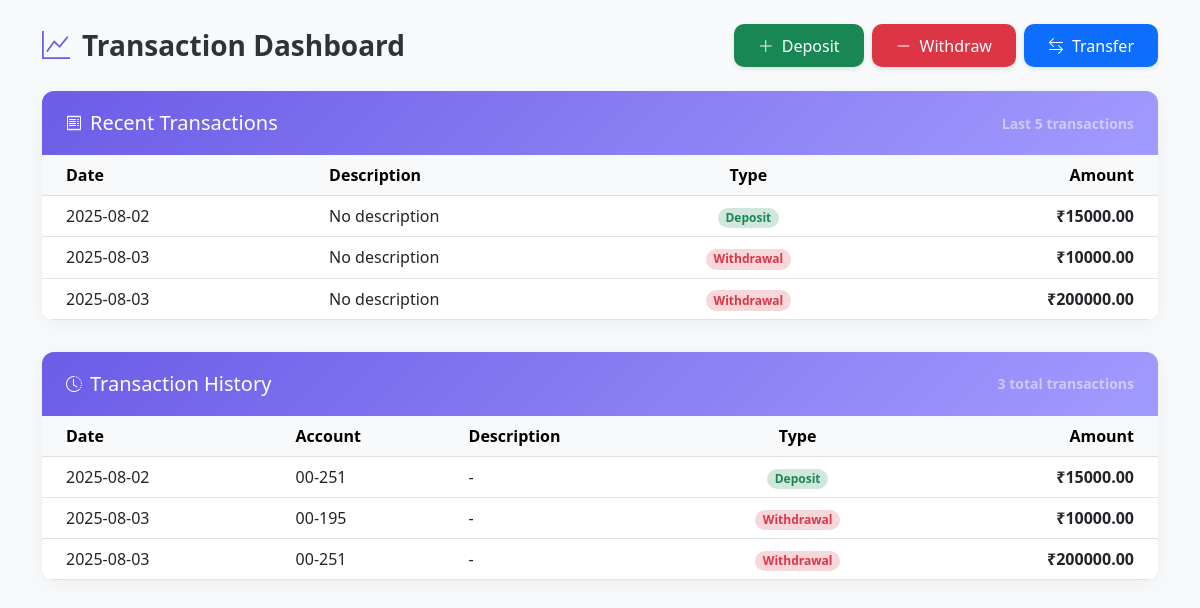
Page /transactions on the committed database.
### tables this page shows
CREATE TABLE transactions (
                    id INTEGER PRIMARY KEY AUTOINCREMENT,
                    account_id INTEGER NOT NULL,
                    transaction_type TEXT NOT NULL,  -- deposit, withdrawal, emi_payment, transfer
                    amount REAL NOT NULL,
                    description TEXT,
                    note TEXT,
                    timestamp DATETIME DEFAULT CURRENT_TIMESTAMP, created_at TEXT DEFAULT (datetime('now', 'localtime')),
                    FOREIGN KEY (account_id) REFERENCES accounts(id)
                );

CREATE TABLE accounts (
                    id INTEGER PRIMARY KEY AUTOINCREMENT,
                    account_number TEXT UNIQUE,
                    full_name TEXT NOT NULL,
                    father_name TEXT NOT NULL,
                    phone TEXT NOT NULL CHECK(length(phone) = 10),
                    dob TEXT NOT NULL CHECK(dob LIKE '____-__-__'),
                    address TEXT NOT NULL,
                    account_type TEXT NOT NULL,
                    balance REAL NOT NULL DEFAULT 0,
                    share_fee REAL NOT NULL DEFAULT 0,
                    admin_fee REAL NOT NULL DEFAULT 50,
                    total_shares REAL NOT NULL DEFAULT 100,
                    school_name TEXT NOT NULL,
                    status TEXT DEFAULT 'active',
                    timestamp DATETIME DEFAULT CURRENT_TIMESTAMP
                , file_charge_fee REAL DEFAULT 0);

### app.py (the view)
@app.route('/transactions')
def transactions():
    conn = get_db_connection()
    accounts = conn.execute("SELECT id, account_number, full_name AS customer_name, balance FROM accounts").fetchall()
    txns = conn.execute("""
        SELECT t.*, a.account_number
        FROM transactions t
        JOIN accounts a ON a.id = t.account_id
        ORDER BY t.timestamp DESC LIMIT 20
    """).fetchall()
    conn.close()
    return render_template("transaction.html", accounts=accounts, transactions=txns)

### app.py (called while the page is built)
def get_db_connection():
    conn = sqlite3.connect('db/bank.db')
    conn.row_factory = sqlite3.Row
    return conn

@app.after_request
def add_no_cache_headers(response):
    response.headers["Cache-Control"] = "no-store, no-cache, must-revalidate, post-check=0, pre-check=0, max-age=0"
    response.headers["Pragma"] = "no-cache"
    response.headers["Expires"] = "-1"
    return response

### templates/transaction.html (shortened to what this page needs)
<!DOCTYPE html>
<html lang="en">
<head>
  <link href="https://cdn.jsdelivr.net/npm/bootstrap@5.3.0/dist/css/bootstrap.min.css" rel="stylesheet">
  <link rel="stylesheet" href="https://cdn.jsdelivr.net/npm/bootstrap-icons@1.11.1/font/bootstrap-icons.css">
</head>
<body class="bg-light">
  <div class="container py-4">
    <div class="d-flex flex-column flex-md-row justify-content-between align-items-md-center mb-4 gap-3">
      <h1 class="dashboard-title m-0">
        <i class="bi bi-graph-up" style="color: var(--primary);"></i> Transaction Dashboard
      </h1>
      <div class="d-flex flex-wrap gap-2 action-buttons">
        <button class="btn btn-success action-btn" data-bs-toggle="modal" data-bs-target="#depositModal">
          <i class="bi bi-plus-lg"></i> Deposit
        </button>
        <button class="btn btn-danger action-btn" data-bs-toggle="modal" data-bs-target="#withdrawModal">
          <i class="bi bi-dash-lg"></i> Withdraw
        </button>
        <button class="btn btn-primary action-btn" data-bs-toggle="modal" data-bs-target="#transferModal">
          <i class="bi bi-arrow-left-right"></i> Transfer
        </button>
      </div>
    </div>
    <div class="card dashboard-card">
      <div class="card-header d-flex justify-content-between align-items-center">
        <div class="d-flex align-items-center">
          <i class="bi bi-receipt me-2"></i>
          <h5 class="mb-0">Recent Transactions</h5>
        </div>
        <small class="text-white-50">Last 5 transactions</small>
      </div>
      <div class="card-body p-0">
        <div class="table-responsive">
          <table class="table table-hover mb-0">
            <thead class="table-light">
              <tr>
                <th class="ps-4">Date</th>
                <th>Description</th>
                <th class="text-center">Type</th>
                <th class="text-end pe-4">Amount</th>
              </tr>
            </thead>
            <tbody>
              {% if transactions %}
                {% for txn in transactions[-5:]|reverse %}
                <tr>
                  <td class="ps-4">
                    {% if txn.timestamp is string %}
                      {{ txn.timestamp.split()[0] }}
                    {% else %}
                      {{ txn.timestamp.strftime('%d %b %Y') }}
                    {% endif %}
                  </td>
                  <td>{{ txn.description or 'No description' }}</td>
                  <td class="text-center">
                    <span class="badge rounded-pill bg-{% if txn.transaction_type in ['Deposit', 'Transfer In'] %}success{% elif txn.transaction_type in ['Withdrawal', 'Transfer Out'] %}danger{% else %}warning{% endif %}-subtle text-{% if txn.transaction_type in ['Deposit', 'Transfer In'] %}success{% elif txn.transaction_type in ['Withdrawal', 'Transfer Out'] %}danger{% else %}warning{% endif %}">
                      {{ txn.transaction_type }}
                    </span>
                  </td>
                  <td class="text-end pe-4 {% if txn.transaction_type in ['Deposit', 'Transfer In'] %}amount-positive{% else %}amount-negative{% endif %}">
                    ₹{{ "%.2f"|format(txn.amount) }}
                  </td>
                </tr>
                {% endfor %}
              {% else %}
                <tr>
                  <td colspan="4" class="text-center py-4 text-muted">No transactions found</td>
                </tr>
              {% endif %}
            </tbody>
          </table>
        </div>
      </div>
    </div>
    <div class="card dashboard-card">
      <div class="card-header d-flex justify-content-between align-items-center">
        <div class="d-flex align-items-center">
          <i class="bi bi-clock-history me-2"></i>
          <h5 class="mb-0">Transaction History</h5>
        </div>
        <small class="text-white-50">{{ transactions|length }} total transactions</small>
      </div>
      <div class="card-body p-0">
        <div class="table-responsive">
          <table class="table table-hover mb-0">
            <thead class="table-light">
              <tr>
                <th class="ps-4">Date</th>
                <th>Account</th>
                <th>Description</th>
                <th class="text-center">Type</th>
                <th class="text-end pe-4">Amount</th>
              </tr>
            </thead>
            <tbody>
              {% if transactions %}
                {% for txn in transactions|reverse %}
                <tr>
                  <td class="ps-4">
                    {% if txn.timestamp is string %}
                      {{ txn.timestamp.split()[0] }}
                    {% else %}
                      {{ txn.timestamp.strftime('%d %b %Y') }}
                    {% endif %}
                  </td>
                  <td>{{ txn.account_number }}</td>
                  <td>{{ txn.description or '-' }}</td>
                  <td class="text-center">
                    <span class="badge rounded-pill bg-{% if txn.transaction_type in ['Deposit', 'Transfer In'] %}success{% elif txn.transaction_type in ['Withdrawal', 'Transfer Out'] %}danger{% else %}warning{% endif %}-subtle text-{% if txn.transaction_type in ['Deposit', 'Transfer In'] %}success{% elif txn.transaction_type in ['Withdrawal', 'Transfer Out'] %}danger{% else %}warning{% endif %}">
                      {{ txn.transaction_type }}
                    </span>
                  </td>
                  <td class="text-end pe-4 {% if txn.transaction_type in ['Deposit', 'Transfer In'] %}amount-positive{% else %}amount-negative{% endif %}">
                    ₹{{ "%.2f"|format(txn.amount) }}
                  </td>
                </tr>
                {% endfor %}
              {% else %}
                <tr>
                  <td colspan="5" class="text-center py-4 text-muted">No transactions found</td>
                </tr>
              {% endif %}
            </tbody>
          </table>
        </div>
      </div>
    </div>
  </div>
</body>
</html>

### templates/transaction.html (style rules this page uses)
:root { --primary: #6c5ce7; --secondary: #a29bfe; --success: #00b894; --danger: #d63031; --warning: #fdcb6e; --info: #0984e3; --light: #f8f9fa; --dark: #2d3436; --bg-gradient: linear-gradient(135deg, #6c5ce7 0%, #a29bfe 100%); }
body { background-color: #f5f6fa; font-family: 'Segoe UI', system-ui, -apple-system, sans-serif; }
.dashboard-card { border-radius: 12px; border: none; box-shadow: 0 4px 20px rgba(0, 0, 0, 0.05); transition: transform 0.3s ease, box-shadow 0.3s ease; margin-bottom: 2rem; overflow: hidden; }
.card-header { background: var(--bg-gradient); color: white; font-weight: 600; padding: 1.25rem 1.5rem; border-bottom: none; }
.action-btn { font-weight: 500; border-radius: 10px; padding: 0.6rem 1.5rem; transition: all 0.3s ease; display: inline-flex; align-items: center; gap: 0.5rem; border: none; box-shadow: 0 2px 5px rgba(0, 0, 0, 0.1); }
.amount-positive { color: var(--success); font-weight: 600; }
.amount-negative { color: var(--danger); font-weight: 600; }
.table-hover tbody tr { transition: all 0.2s ease; }
.dashboard-title { font-weight: 700; color: var(--dark); margin-bottom: 1.5rem; display: flex; align-items: center; gap: 0.75rem; font-size: 1.75rem; }

### rows in the picture
transactions: timestamp "2025-08-02", description "No description", transaction_type "Deposit", amount "15000.00", account_number "00-251", description "-"
transactions: timestamp "2025-08-03", description "No description", transaction_type "Withdrawal", amount "10000.00", account_number "00-195", description "-"
transactions: timestamp "2025-08-03", description "No description", transaction_type "Withdrawal", amount "200000.00", account_number "00-251", description "-"

### other values in the picture
{{ transactions|length }} "3"
